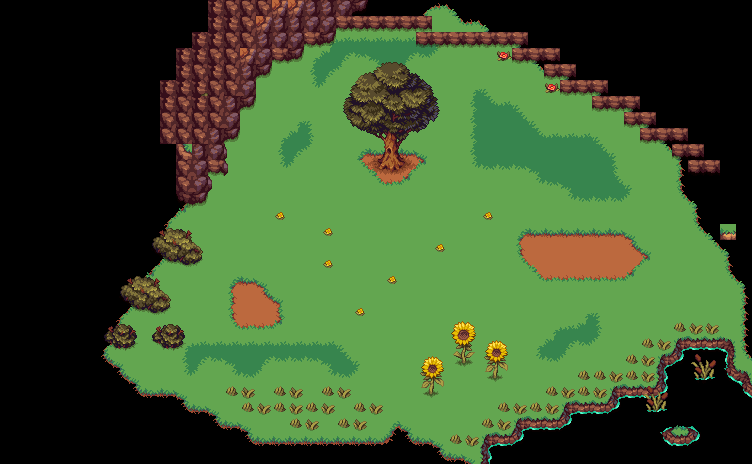

Tiled map render using the project's own tile images. Description and the map definition, with tile-layer contents summarised, below:
An orthogonal 47x29 tile map with 16x16 px tiles, 3 tile layers (DirtGrass, Hills, Tile Layer 3), 2 tilesets.

<map version="1.10" tiledversion="1.10.1" orientation="orthogonal" renderorder="right-down" width="47" height="29" tilewidth="16" tileheight="16" infinite="0" nextlayerid="4" nextobjectid="1">
 <tileset firstgid="1" source="BasicLandscape.tsx" />
 <tileset firstgid="2913" source="Decorations1.tsx" />
 <layer id="1" name="DirtGrass" width="47" height="29">
  <data>[1363 cells, 888 non-empty, 52 distinct tile ids]</data>
 </layer>
 <layer id="2" name="Hills" width="47" height="29">
  <data>[1363 cells, 114 non-empty, 15 distinct tile ids]</data>
 </layer>
 <layer id="3" name="Tile Layer 3" width="47" height="29">
  <data>[1363 cells, 173 non-empty, 94 distinct tile ids]</data>
 </layer>
</map>
